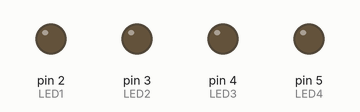
A sketch run on a simulated Arduino Uno, built with avr-gcc and run on an emulated ATmega328P. Shown: output pins drawn as LEDs (lit = HIGH).

Above: at 0.3 s.
At 1.8 s:
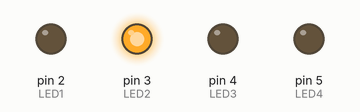
At 3.3 s:
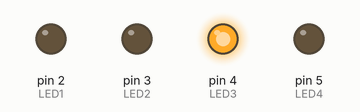
At 7.1 s:
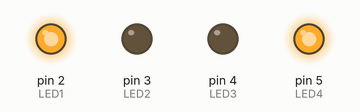
At 10.8 s:
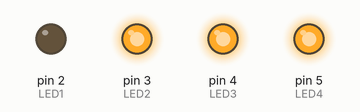
At 14.6 s:
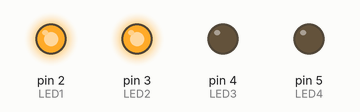
Timing chart, 0 to 15.6 s (numbered marks = the images above):
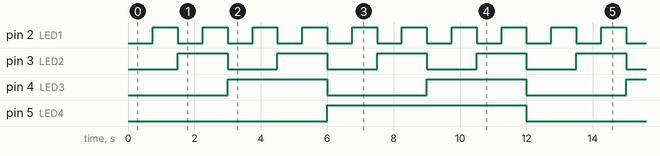

Measured:
- by itself, pin 2 (LED1): alternates HIGH for 0.75 s and LOW for 0.75 s
- by itself, pin 3 (LED2): alternates HIGH for 1.5 s and LOW for 1.5 s
- by itself, pin 4 (LED3): alternates HIGH for 3.0 s and LOW for 3.0 s
- by itself, pin 5 (LED4): alternates HIGH for 6.0 s and LOW for 6.0 s

The sketch:

FourBitBinaryCounter.ino
```cpp
int LED1 = 2;
int LED2 = 3;
int LED3 = 4;
int LED4 = 5;

void setup() {
  // put your setup code here, to run once:
  pinMode(LED1, OUTPUT);
  pinMode(LED2, OUTPUT);
  pinMode(LED3, OUTPUT);
  pinMode(LED4, OUTPUT);

}

void binaryLight(int i) {
  // The code below is using bitwise AND (&) to check if each bit in i is set
  // it will then light the corresponding LED
  digitalWrite(LED1, (i & 0b0001) ? HIGH : LOW);
  digitalWrite(LED2, (i & 0b0010) ? HIGH : LOW);
  digitalWrite(LED3, (i & 0b0100) ? HIGH : LOW);
  digitalWrite(LED4, (i & 0b1000) ? HIGH : LOW);
}

void loop() {
  // put your main code here, to run repeatedly:
  for (int i = 0; i < 16; i++){
    binaryLight(i);
    delay(750);
  }
}
```
